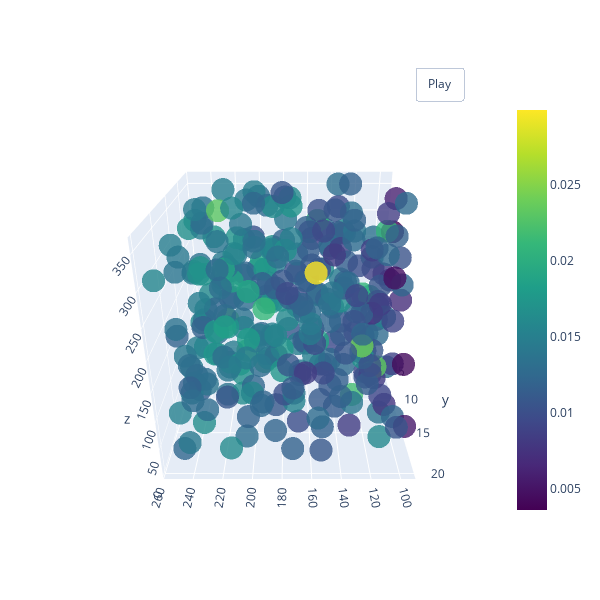
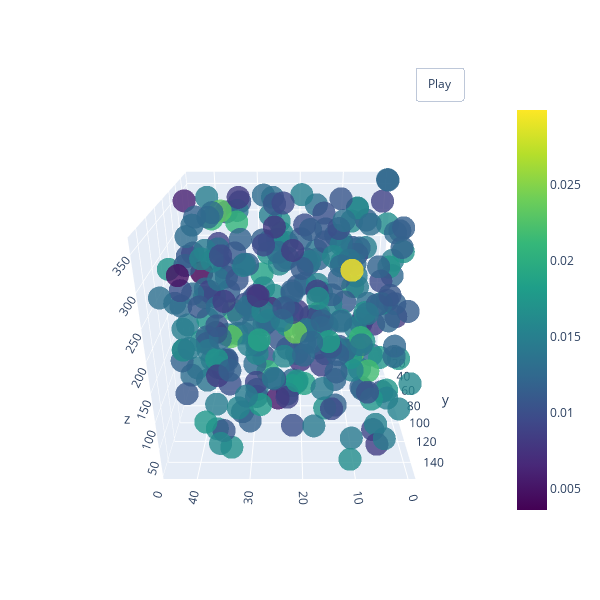

These figures' notebook cell, in order:
### Code cell
x,y,z,c = drawing_utils.GetFormated(x_train_l,0,1,2,y_train_l)
drawing_utils.draw_samples_distribution_3D_rotating(x,y,z,c)
x,y,z,c = drawing_utils.GetFormated(x_train_l,3,4,2,y_train_l)
drawing_utils.draw_samples_distribution_3D_rotating(x,y,z,c)

### Figure 1 — Plotly figure (JSON) as saved in the notebook; plotly's stock layout.template omitted (floating-point values rounded to 4 significant figures; data arrays with more than 128 entries replaced by an {"elided": "..."} marker saying what was removed)
{"data": [{"marker": {"color": {"elided": "302 float values"}, "colorscale": [[0, "#440154"], [0.1111, "#482878"], [0.2222, "#3e4989"], [0.3333, "#31688e"], [0.4444, "#26828e"], [0.5556, "#1f9e89"], [0.6667, "#35b779"], [0.7778, "#6ece58"], [0.8889, "#b5de2b"], [1, "#fde725"]], "opacity": 0.8, "showscale": true, "size": 8}, "mode": "markers", "type": "scatter3d", "x": {"elided": "302 int values"}, "y": {"elided": "302 int values"}, "z": {"elided": "302 int values"}}], "layout": {"height": 600, "scene": {"camera": {"eye": {"x": 0, "y": 2, "z": 1}}}, "title": {"text": ""}, "updatemenus": [{"buttons": [{"args": [null, {"frame": {"duration": 5, "redraw": true}, "fromcurrent": true, "mode": "immediate", "transition": {"duration": 0}}], "label": "Play", "method": "animate"}], "pad": {"r": 10, "t": 45}, "showactive": false, "type": "buttons", "x": 0.8, "xanchor": "left", "y": 1, "yanchor": "bottom"}], "width": 600}}

### Figure 2 — Plotly figure (JSON) as saved in the notebook; plotly's stock layout.template omitted (floating-point values rounded to 4 significant figures; data arrays with more than 128 entries replaced by an {"elided": "..."} marker saying what was removed)
{"data": [{"marker": {"color": {"elided": "302 float values"}, "colorscale": [[0, "#440154"], [0.1111, "#482878"], [0.2222, "#3e4989"], [0.3333, "#31688e"], [0.4444, "#26828e"], [0.5556, "#1f9e89"], [0.6667, "#35b779"], [0.7778, "#6ece58"], [0.8889, "#b5de2b"], [1, "#fde725"]], "opacity": 0.8, "showscale": true, "size": 8}, "mode": "markers", "type": "scatter3d", "x": {"elided": "302 int values"}, "y": {"elided": "302 float values"}, "z": {"elided": "302 int values"}}], "layout": {"height": 600, "scene": {"camera": {"eye": {"x": 0, "y": 2, "z": 1}}}, "title": {"text": ""}, "updatemenus": [{"buttons": [{"args": [null, {"frame": {"duration": 5, "redraw": true}, "fromcurrent": true, "mode": "immediate", "transition": {"duration": 0}}], "label": "Play", "method": "animate"}], "pad": {"r": 10, "t": 45}, "showactive": false, "type": "buttons", "x": 0.8, "xanchor": "left", "y": 1, "yanchor": "bottom"}], "width": 600}}
